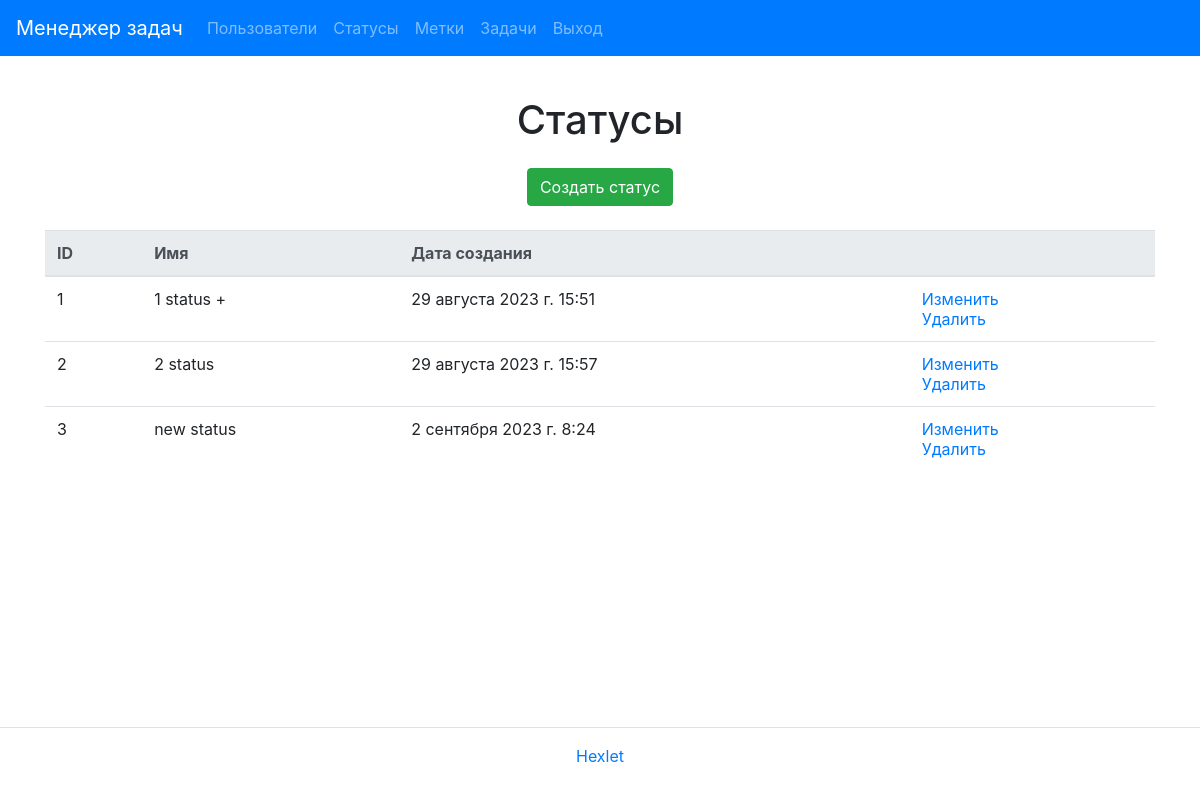
Before: /statuses/ (signed in) with the older database file.
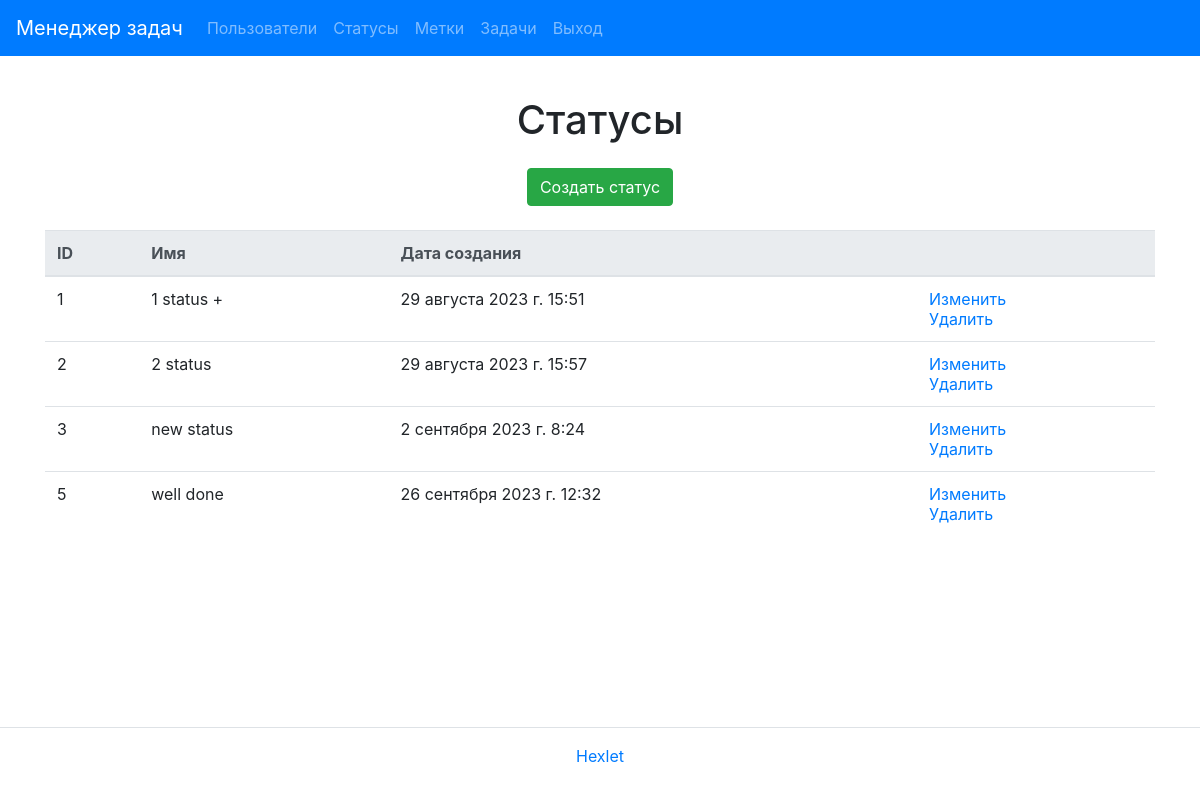
After: the same page with the newer database file.
### task_manager/statuses/models.py (models this page shows, shortened)
class Status(models.Model):
    name = models.CharField(max_length=30)
    created_at = models.DateTimeField(auto_now_add=True)

### task_manager/statuses/views.py (the view)
# urls.py: path('', StatusList.as_view(), name='status_index'),
class StatusList(UserLoginMixin, ListView):
    model = Status
    template_name = 'statuses/index.html'
    context_object_name = 'statuses'

### task_manager/templates/statuses/index.html
{% extends "base.html" %}
{% load i18n %}
{% block content %}
<div class="container">
  <h1 class="my-4 text-center">{% trans "Statuses" %}</h1>
  <div class="d-flex justify-content-center mt-3 mb-0">
    <a class="btn btn-success btn-md" href="{% url 'status_create' %}">{% trans "Create status" %}</a>
  </div>
  <table class="table table-lg-responsive table-hover mt-4">
    <thead class="thead-light">
        <tr>
            <th>{% trans "ID" %}</th>
            <th>{% trans "Name" %}</th>
            <th>{% trans "Creation date" %}</th>
            <th></th>
        </tr>
    </thead>
        {% if statuses %}
        <tbody>
            {% for status in statuses %}
            <tr>
                <td>{{ status.id }}</td>
                <td>{{ status.name }}</td>
                <td>{{ status.created_at }}</td>
                <td>
                    <a href="{% url 'status_update' status.id %}">{% trans "Modify" %}</a>
                    <br>
                    <a href="{% url 'status_delete' status.id %}">{% trans "Delete" %}</a>
                </td>
            </tr>
            {% endfor %}
        {% endif %}
        </tbody>
  </table>
</div>
{% endblock %}

Changed rows visible on the page:
added Status: id "5", name "well done", created_at "26 сентября 2023 г. 12:32"
